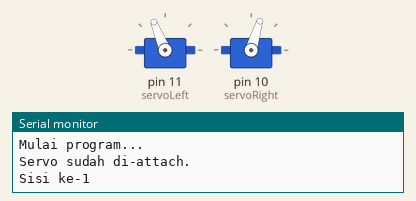
Simulated run of this sketch. Board: Arduino Uno, built with avr-gcc and run on an emulated ATmega328P. Shown: 2 × servo, the last lines printed to the serial monitor.

Above: at 0.05 s.
At 5.55 s:
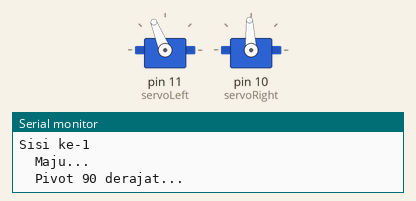
Timing chart, 0 to 7.2 s (numbered marks = the images above):
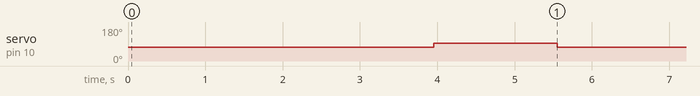

Measured:
- by itself, servo on pin 10 (servoRight): alternates 93° for 1.6 s and 73° for 4.0 s

The sketch:

SquareTileNavigation.ino
```cpp
#include <Servo.h>              // Include servo library

Servo servoLeft;                // Declare left & right servos
Servo servoRight;

void setup()                    // Built-in initialization
{
  Serial.begin(9600);           // Buka komunikasi serial
  Serial.println("Mulai program...");

  servoLeft.attach(11);         // Attach left signal to pin 11
  servoRight.attach(10);        // Attach right signal to pin 10

  Serial.println("Servo sudah di-attach.");
}

void loop()
{
  for (int sisi = 1; sisi <= 4; sisi++)
  {
    Serial.print("Sisi ke-");
    Serial.println(sisi);

    // ---- Maju 40 cm ----
    Serial.println("  Maju...");
    servoLeft.writeMicroseconds(1700);
    servoRight.writeMicroseconds(1300);
    delay(3950);

    // ---- Pivot forward-right, putar 90 derajat ----
    Serial.println("  Pivot 90 derajat...");
    servoLeft.writeMicroseconds(1700);
    servoRight.writeMicroseconds(1500);
    delay(1600);
  }

  Serial.println("Satu putaran selesai. Ulang lagi dari sisi 1...");
}
```
